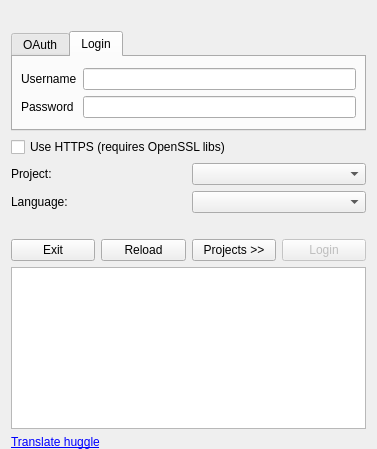
<?xml version="1.0" encoding="UTF-8"?>
<ui version="4.0">
 <class>Login</class>
 <widget class="QDialog" name="Login">
  <property name="geometry">
   <rect>
    <x>0</x>
    <y>0</y>
    <width>377</width>
    <height>449</height>
   </rect>
  </property>
  <property name="sizePolicy">
   <sizepolicy hsizetype="Preferred" vsizetype="Preferred">
    <horstretch>0</horstretch>
    <verstretch>0</verstretch>
   </sizepolicy>
  </property>
  <property name="minimumSize">
   <size>
    <width>300</width>
    <height>400</height>
   </size>
  </property>
  <property name="maximumSize">
   <size>
    <width>600</width>
    <height>800</height>
   </size>
  </property>
  <property name="windowTitle">
   <string>Huggle</string>
  </property>
  <property name="windowIcon">
   <iconset resource="pictures.qrc">
    <normaloff>:/huggle/pictures/Resources/huggle3_newlogo.ico</normaloff>:/huggle/pictures/Resources/huggle3_newlogo.ico</iconset>
  </property>
  <layout class="QVBoxLayout" name="verticalLayout">
   <property name="spacing">
    <number>6</number>
   </property>
   <property name="bottomMargin">
    <number>0</number>
   </property>
   <item>
    <widget class="QLabel" name="labelLogo">
     <property name="sizePolicy">
      <sizepolicy hsizetype="Preferred" vsizetype="Preferred">
       <horstretch>0</horstretch>
       <verstretch>0</verstretch>
      </sizepolicy>
     </property>
     <property name="maximumSize">
      <size>
       <width>800</width>
       <height>800</height>
      </size>
     </property>
     <property name="layoutDirection">
      <enum>Qt::LeftToRight</enum>
     </property>
     <property name="autoFillBackground">
      <bool>false</bool>
     </property>
     <property name="styleSheet">
      <string notr="true"/>
     </property>
     <property name="text">
      <string/>
     </property>
     <property name="pixmap">
      <pixmap resource="pictures.qrc">:/huggle/pictures/Resources/huggle3_logo.png</pixmap>
     </property>
     <property name="scaledContents">
      <bool>false</bool>
     </property>
     <property name="alignment">
      <set>Qt::AlignCenter</set>
     </property>
    </widget>
   </item>
   <item>
    <widget class="QTabWidget" name="tabWidget">
     <property name="sizePolicy">
      <sizepolicy hsizetype="Preferred" vsizetype="Preferred">
       <horstretch>0</horstretch>
       <verstretch>0</verstretch>
      </sizepolicy>
     </property>
     <property name="minimumSize">
      <size>
       <width>0</width>
       <height>100</height>
      </size>
     </property>
     <property name="maximumSize">
      <size>
       <width>16777215</width>
       <height>120</height>
      </size>
     </property>
     <property name="currentIndex">
      <number>1</number>
     </property>
     <widget class="QWidget" name="tab_oauth">
      <attribute name="title">
       <string>OAuth</string>
      </attribute>
      <layout class="QVBoxLayout" name="verticalLayout_2">
       <property name="spacing">
        <number>8</number>
       </property>
       <property name="leftMargin">
        <number>0</number>
       </property>
       <property name="topMargin">
        <number>0</number>
       </property>
       <property name="rightMargin">
        <number>0</number>
       </property>
       <property name="bottomMargin">
        <number>0</number>
       </property>
       <item>
        <layout class="QHBoxLayout" name="horizontalLayout_4">
         <property name="leftMargin">
          <number>8</number>
         </property>
         <property name="topMargin">
          <number>2</number>
         </property>
         <property name="rightMargin">
          <number>8</number>
         </property>
         <property name="bottomMargin">
          <number>8</number>
         </property>
         <item>
          <widget class="QLabel" name="labelOauthUsername">
           <property name="text">
            <string>Username:</string>
           </property>
          </widget>
         </item>
         <item>
          <widget class="QLineEdit" name="lineEdit_oauth_username"/>
         </item>
        </layout>
       </item>
       <item>
        <widget class="QLabel" name="labelOauthNotSupported">
         <property name="text">
          <string>This method is not supported at this moment</string>
         </property>
        </widget>
       </item>
      </layout>
     </widget>
     <widget class="QWidget" name="tab_login">
      <attribute name="title">
       <string>Login</string>
      </attribute>
      <layout class="QVBoxLayout" name="verticalLayout_3">
       <property name="spacing">
        <number>8</number>
       </property>
       <property name="leftMargin">
        <number>0</number>
       </property>
       <property name="topMargin">
        <number>0</number>
       </property>
       <property name="rightMargin">
        <number>0</number>
       </property>
       <property name="bottomMargin">
        <number>0</number>
       </property>
       <item>
        <layout class="QGridLayout" name="gridLayout">
         <property name="leftMargin">
          <number>8</number>
         </property>
         <property name="topMargin">
          <number>2</number>
         </property>
         <property name="rightMargin">
          <number>8</number>
         </property>
         <property name="bottomMargin">
          <number>2</number>
         </property>
         <property name="spacing">
          <number>6</number>
         </property>
         <item row="0" column="0">
          <widget class="QLabel" name="labelUsername">
           <property name="text">
            <string notr="true">Username</string>
           </property>
          </widget>
         </item>
         <item row="0" column="1">
          <widget class="QLineEdit" name="lineEdit_username"/>
         </item>
         <item row="1" column="0">
          <widget class="QLabel" name="labelPassword">
           <property name="text">
            <string notr="true">Password</string>
           </property>
          </widget>
         </item>
         <item row="1" column="1">
          <widget class="QLineEdit" name="lineEdit_password">
           <property name="echoMode">
            <enum>QLineEdit::Password</enum>
           </property>
          </widget>
         </item>
        </layout>
       </item>
      </layout>
     </widget>
    </widget>
   </item>
   <item>
    <widget class="QCheckBox" name="checkBox">
     <property name="text">
      <string>Use HTTPS (requires OpenSSL libs)</string>
     </property>
    </widget>
   </item>
   <item>
    <layout class="QGridLayout" name="gridLayout_2">
     <item row="0" column="0">
      <widget class="QLabel" name="labelProject">
       <property name="text">
        <string notr="true">Project:</string>
       </property>
      </widget>
     </item>
     <item row="0" column="1">
      <widget class="QComboBox" name="Project"/>
     </item>
     <item row="1" column="0">
      <widget class="QLabel" name="labelLanguage">
       <property name="text">
        <string notr="true">Language:</string>
       </property>
      </widget>
     </item>
     <item row="1" column="1">
      <widget class="QComboBox" name="Language"/>
     </item>
    </layout>
   </item>
   <item>
    <widget class="QLabel" name="labelIntro">
     <property name="text">
      <string/>
     </property>
     <property name="wordWrap">
      <bool>true</bool>
     </property>
     <property name="textInteractionFlags">
      <set>Qt::LinksAccessibleByMouse|Qt::TextSelectableByKeyboard|Qt::TextSelectableByMouse</set>
     </property>
    </widget>
   </item>
   <item>
    <layout class="QHBoxLayout" name="horizontalLayout_3">
     <item>
      <widget class="QPushButton" name="ButtonExit">
       <property name="text">
        <string notr="true">Exit</string>
       </property>
      </widget>
     </item>
     <item>
      <widget class="QPushButton" name="pushButton">
       <property name="toolTip">
        <string>Download a list of wikis where huggle is enabled from internet</string>
       </property>
       <property name="text">
        <string notr="true">Reload</string>
       </property>
      </widget>
     </item>
     <item>
      <widget class="QPushButton" name="pushButton_2">
       <property name="text">
        <string>Projects &gt;&gt;</string>
       </property>
      </widget>
     </item>
     <item>
      <widget class="QPushButton" name="ButtonOK">
       <property name="enabled">
        <bool>false</bool>
       </property>
       <property name="text">
        <string notr="true">Login</string>
       </property>
       <property name="default">
        <bool>true</bool>
       </property>
      </widget>
     </item>
    </layout>
   </item>
   <item>
    <widget class="QTableWidget" name="tableWidget">
     <property name="font">
      <font>
       <pointsize>8</pointsize>
      </font>
     </property>
     <property name="lineWidth">
      <number>1</number>
     </property>
     <property name="alternatingRowColors">
      <bool>true</bool>
     </property>
     <property name="selectionMode">
      <enum>QAbstractItemView::NoSelection</enum>
     </property>
     <property name="selectionBehavior">
      <enum>QAbstractItemView::SelectRows</enum>
     </property>
    </widget>
   </item>
   <item>
    <widget class="QLabel" name="labelTranslate">
     <property name="text">
      <string notr="true">&lt;html&gt;&lt;head/&gt;&lt;body&gt;&lt;p&gt;&lt;a href=&quot;http://meta.wikimedia.org/wiki/Huggle/Localization&quot;&gt;&lt;span style=&quot; text-decoration: underline; color:#0000ff;&quot;&gt;Translate huggle&lt;/span&gt;&lt;/a&gt;&lt;/p&gt;&lt;/body&gt;&lt;/html&gt;</string>
     </property>
    </widget>
   </item>
  </layout>
 </widget>
 <resources>
  <include location="pictures.qrc"/>
 </resources>
 <connections/>
</ui>
